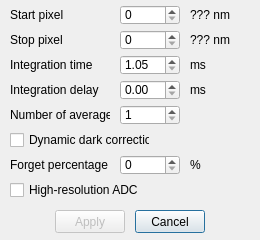
<?xml version="1.0" encoding="UTF-8"?>
<ui version="4.0">
 <class>SpectrometerConfig</class>
 <widget class="QDialog" name="SpectrometerConfig">
  <property name="geometry">
   <rect>
    <x>0</x>
    <y>0</y>
    <width>260</width>
    <height>240</height>
   </rect>
  </property>
  <property name="sizePolicy">
   <sizepolicy hsizetype="Fixed" vsizetype="Fixed">
    <horstretch>0</horstretch>
    <verstretch>0</verstretch>
   </sizepolicy>
  </property>
  <property name="windowTitle">
   <string>Configuration</string>
  </property>
  <widget class="QPushButton" name="button_cancel">
   <property name="geometry">
    <rect>
     <x>135</x>
     <y>210</y>
     <width>70</width>
     <height>23</height>
    </rect>
   </property>
   <property name="text">
    <string>Cancel</string>
   </property>
  </widget>
  <widget class="QPushButton" name="button_apply">
   <property name="enabled">
    <bool>false</bool>
   </property>
   <property name="geometry">
    <rect>
     <x>55</x>
     <y>210</y>
     <width>70</width>
     <height>23</height>
    </rect>
   </property>
   <property name="text">
    <string>Apply</string>
   </property>
  </widget>
  <widget class="QDoubleSpinBox" name="integrationTime">
   <property name="geometry">
    <rect>
     <x>120</x>
     <y>55</y>
     <width>60</width>
     <height>20</height>
    </rect>
   </property>
   <property name="minimum">
    <double>1.050000000000000</double>
   </property>
   <property name="maximum">
    <double>60000.000000000000000</double>
   </property>
   <property name="value">
    <double>1.050000000000000</double>
   </property>
  </widget>
  <widget class="QSpinBox" name="startPixel">
   <property name="geometry">
    <rect>
     <x>120</x>
     <y>5</y>
     <width>60</width>
     <height>20</height>
    </rect>
   </property>
   <property name="maximum">
    <number>2047</number>
   </property>
  </widget>
  <widget class="QLabel" name="label_14">
   <property name="geometry">
    <rect>
     <x>10</x>
     <y>5</y>
     <width>100</width>
     <height>20</height>
    </rect>
   </property>
   <property name="text">
    <string>Start pixel</string>
   </property>
  </widget>
  <widget class="QLabel" name="label_16">
   <property name="geometry">
    <rect>
     <x>10</x>
     <y>55</y>
     <width>100</width>
     <height>20</height>
    </rect>
   </property>
   <property name="text">
    <string>Integration time</string>
   </property>
  </widget>
  <widget class="QLabel" name="label_17">
   <property name="geometry">
    <rect>
     <x>190</x>
     <y>55</y>
     <width>20</width>
     <height>20</height>
    </rect>
   </property>
   <property name="text">
    <string>ms</string>
   </property>
  </widget>
  <widget class="QDoubleSpinBox" name="integrationDelay">
   <property name="geometry">
    <rect>
     <x>120</x>
     <y>80</y>
     <width>60</width>
     <height>20</height>
    </rect>
   </property>
   <property name="maximum">
    <double>1000.000000000000000</double>
   </property>
  </widget>
  <widget class="QLabel" name="label_18">
   <property name="geometry">
    <rect>
     <x>10</x>
     <y>80</y>
     <width>100</width>
     <height>20</height>
    </rect>
   </property>
   <property name="text">
    <string>Integration delay</string>
   </property>
  </widget>
  <widget class="QLabel" name="label_20">
   <property name="geometry">
    <rect>
     <x>10</x>
     <y>105</y>
     <width>100</width>
     <height>20</height>
    </rect>
   </property>
   <property name="text">
    <string>Number of averages</string>
   </property>
  </widget>
  <widget class="QSpinBox" name="stopPixel">
   <property name="geometry">
    <rect>
     <x>120</x>
     <y>30</y>
     <width>60</width>
     <height>20</height>
    </rect>
   </property>
   <property name="maximum">
    <number>2047</number>
   </property>
  </widget>
  <widget class="QLabel" name="label_15">
   <property name="geometry">
    <rect>
     <x>10</x>
     <y>30</y>
     <width>100</width>
     <height>20</height>
    </rect>
   </property>
   <property name="text">
    <string>Stop pixel</string>
   </property>
  </widget>
  <widget class="QSpinBox" name="numberOfAverages">
   <property name="geometry">
    <rect>
     <x>120</x>
     <y>105</y>
     <width>60</width>
     <height>20</height>
    </rect>
   </property>
   <property name="minimum">
    <number>1</number>
   </property>
   <property name="maximum">
    <number>1000</number>
   </property>
   <property name="value">
    <number>1</number>
   </property>
  </widget>
  <widget class="QLabel" name="label_19">
   <property name="geometry">
    <rect>
     <x>190</x>
     <y>80</y>
     <width>20</width>
     <height>20</height>
    </rect>
   </property>
   <property name="text">
    <string>ms</string>
   </property>
  </widget>
  <widget class="QCheckBox" name="checkBox_dynamicDarkCorrection">
   <property name="geometry">
    <rect>
     <x>10</x>
     <y>130</y>
     <width>140</width>
     <height>20</height>
    </rect>
   </property>
   <property name="text">
    <string>Dynamic dark correction</string>
   </property>
  </widget>
  <widget class="QSpinBox" name="forgetPercentage">
   <property name="geometry">
    <rect>
     <x>120</x>
     <y>155</y>
     <width>60</width>
     <height>20</height>
    </rect>
   </property>
   <property name="maximum">
    <number>100</number>
   </property>
  </widget>
  <widget class="QLabel" name="label_21">
   <property name="geometry">
    <rect>
     <x>10</x>
     <y>155</y>
     <width>100</width>
     <height>20</height>
    </rect>
   </property>
   <property name="text">
    <string>Forget percentage</string>
   </property>
  </widget>
  <widget class="QCheckBox" name="checkBox_highResADC">
   <property name="geometry">
    <rect>
     <x>10</x>
     <y>180</y>
     <width>200</width>
     <height>20</height>
    </rect>
   </property>
   <property name="text">
    <string>High-resolution ADC</string>
   </property>
  </widget>
  <widget class="QLabel" name="label_22">
   <property name="geometry">
    <rect>
     <x>190</x>
     <y>155</y>
     <width>20</width>
     <height>20</height>
    </rect>
   </property>
   <property name="text">
    <string>%</string>
   </property>
  </widget>
  <widget class="QLabel" name="label_lambdaStart">
   <property name="geometry">
    <rect>
     <x>190</x>
     <y>5</y>
     <width>60</width>
     <height>20</height>
    </rect>
   </property>
   <property name="text">
    <string>??? nm</string>
   </property>
  </widget>
  <widget class="QLabel" name="label_lambdaStop">
   <property name="geometry">
    <rect>
     <x>190</x>
     <y>30</y>
     <width>60</width>
     <height>20</height>
    </rect>
   </property>
   <property name="text">
    <string>??? nm</string>
   </property>
  </widget>
 </widget>
 <resources/>
 <connections/>
</ui>
